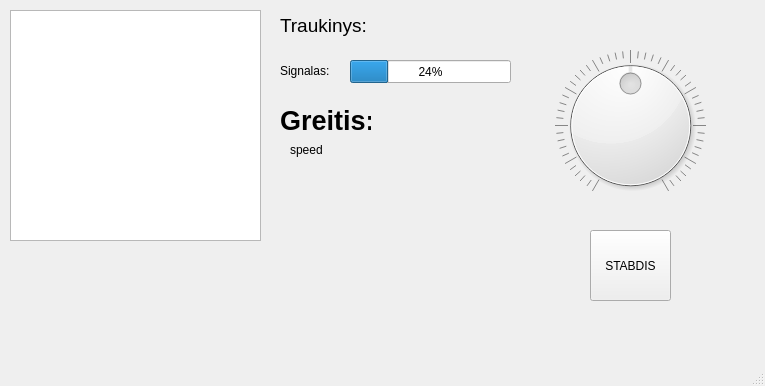
<?xml version="1.0" encoding="UTF-8"?>
<ui version="4.0">
 <class>MainWindow</class>
 <widget class="QMainWindow" name="MainWindow">
  <property name="geometry">
   <rect>
    <x>0</x>
    <y>0</y>
    <width>765</width>
    <height>386</height>
   </rect>
  </property>
  <property name="windowTitle">
   <string>MainWindow</string>
  </property>
  <widget class="QWidget" name="centralwidget">
   <widget class="QListView" name="listView">
    <property name="geometry">
     <rect>
      <x>10</x>
      <y>10</y>
      <width>251</width>
      <height>231</height>
     </rect>
    </property>
   </widget>
   <widget class="QDial" name="dial">
    <property name="geometry">
     <rect>
      <x>550</x>
      <y>50</y>
      <width>161</width>
      <height>151</height>
     </rect>
    </property>
    <property name="minimum">
     <number>-100</number>
    </property>
    <property name="maximum">
     <number>100</number>
    </property>
    <property name="singleStep">
     <number>1</number>
    </property>
    <property name="wrapping">
     <bool>false</bool>
    </property>
    <property name="notchesVisible">
     <bool>true</bool>
    </property>
   </widget>
   <widget class="QLabel" name="label">
    <property name="geometry">
     <rect>
      <x>280</x>
      <y>100</y>
      <width>91</width>
      <height>41</height>
     </rect>
    </property>
    <property name="text">
     <string>&lt;html&gt;&lt;head/&gt;&lt;body&gt;&lt;p&gt;&lt;span style=&quot; font-size:20pt; font-weight:600;&quot;&gt;Greitis:&lt;/span&gt;&lt;/p&gt;&lt;/body&gt;&lt;/html&gt;</string>
    </property>
    <property name="textFormat">
     <enum>Qt::RichText</enum>
    </property>
   </widget>
   <widget class="QLabel" name="label_2">
    <property name="geometry">
     <rect>
      <x>290</x>
      <y>140</y>
      <width>111</width>
      <height>20</height>
     </rect>
    </property>
    <property name="text">
     <string>speed</string>
    </property>
   </widget>
   <widget class="QProgressBar" name="progressBar">
    <property name="geometry">
     <rect>
      <x>350</x>
      <y>60</y>
      <width>161</width>
      <height>23</height>
     </rect>
    </property>
    <property name="value">
     <number>24</number>
    </property>
   </widget>
   <widget class="QLabel" name="label_3">
    <property name="geometry">
     <rect>
      <x>280</x>
      <y>60</y>
      <width>66</width>
      <height>21</height>
     </rect>
    </property>
    <property name="text">
     <string>Signalas:</string>
    </property>
   </widget>
   <widget class="QLabel" name="label_4">
    <property name="geometry">
     <rect>
      <x>280</x>
      <y>10</y>
      <width>141</width>
      <height>31</height>
     </rect>
    </property>
    <property name="text">
     <string>&lt;html&gt;&lt;head/&gt;&lt;body&gt;&lt;p&gt;&lt;span style=&quot; font-size:14pt;&quot;&gt;Traukinys:&lt;/span&gt;&lt;/p&gt;&lt;/body&gt;&lt;/html&gt;</string>
    </property>
    <property name="textFormat">
     <enum>Qt::RichText</enum>
    </property>
   </widget>
   <widget class="QPushButton" name="pushButton">
    <property name="geometry">
     <rect>
      <x>590</x>
      <y>230</y>
      <width>81</width>
      <height>71</height>
     </rect>
    </property>
    <property name="text">
     <string>STABDIS</string>
    </property>
   </widget>
  </widget>
  <widget class="QMenuBar" name="menubar">
   <property name="geometry">
    <rect>
     <x>0</x>
     <y>0</y>
     <width>765</width>
     <height>25</height>
    </rect>
   </property>
  </widget>
  <widget class="QStatusBar" name="statusbar"/>
 </widget>
 <resources/>
 <connections/>
</ui>
